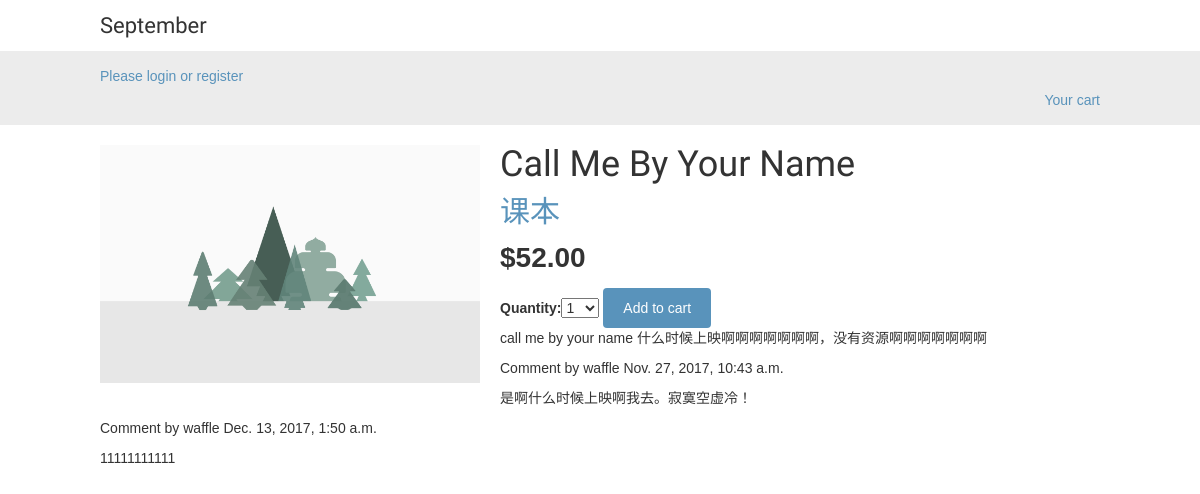
The app's page /1/call-me-your-name/ with its own data.
### shop/models.py (models this page shows, shortened)
class Product(models.Model):
    category = models.ForeignKey(Category, related_name='products')
    name = models.CharField(max_length=200, db_index=True)
    slug = models.SlugField(max_length=200, db_index=True)
    image = models.ImageField(upload_to='products/%Y/%m/%d', blank=True)
    description = models.TextField(blank=True)
    price = models.DecimalField(max_digits=10, decimal_places=2)
    stock = models.PositiveIntegerField()
    available = models.BooleanField(default=True)
    created = models.DateTimeField(auto_now_add=True)
    updated = models.DateTimeField(auto_now=True)
    class Meta:
        ordering = ('-created',)
        index_together = (('id', 'slug'),)

class Category(models.Model):
    name = models.CharField(max_length=200, db_index=True)
    slug = models.SlugField(max_length=200, db_index=True, unique=True)
    class Meta:
        ordering = ('name',)
        verbose_name = 'category'
        verbose_name_plural = 'categories'
    def __str__(self):
        return self.name
    def get_absolute_url(self):
        return reverse('shop:product_list_by_category', args=[self.slug])

### comment/models.py (models this page shows, shortened)
class Comment(models.Model):
	user=models.ForeignKey(User,related_name='comments')
	product=models.ForeignKey(Product,related_name='comments')
	body=models.TextField()
	publish=models.DateTimeField(auto_now_add=True)
	class Meta:
		ordering=('publish',)

### shop/views.py (the view)
# urls.py: url(r'^(?P<id>\d+)/(?P<slug>[-\w]+)/$', views.product_detail, name='product_detail'),
def product_detail(request, id, slug):
    product = get_object_or_404(Product, id=id, slug=slug, available=True)
    cart_product_form=CartAddProductForm()
    comments=product.comments.all()
    return render(request,
                  'shop/product/detail.html',
                  {'product': product,
                  'cart_product_form':cart_product_form,
                  'comments':comments})

### cart/forms.py
class CartAddProductForm(forms.Form):
    quantity = forms.TypedChoiceField(choices=PRODUCT_QUANTITY_CHOICES,
                                      coerce=int)

### shop/templates/shop/product/detail.html (shortened to what this page needs)
{% extends "shop/base.html" %}
{% load static %}
{% block content %}
    <div class="product-detail">
        <img src="{% if product.image %}{{product.image.url}}{% else %}{% static 'img/no_image.png' %}{% endif %}">
        <h1>{{product.name}}</h1>
        <h2><a href="{{product.category.get_absolute_url}}">{{product.category}}</a></h2>
        <p class="price">${{product.price}}</p>
        <form action="{% url 'cart:cart_add' product.id %}" method="post">
            {{cart_product_form}}
            <input type="submit" value="Add to cart">
        </form>
        {{product.description|linebreaks}}
    </div>
    <div class="comments">
        {% for comment in comments %}
        <div class="comment">
            <p class="info">
                Comment by {{comment.user.username}}
                {{comment.publish}}
            </p>
            {{comment.body|linebreaks}}
        </div>
        {% empty %}
            <p>There are no comments yet.</p>
    {% endfor %}
    </div>
{% endblock %}

### account/static/css/base.css (style rules this page uses)
body { margin:0; padding:0; font-family:helvetica, sans-serif; }
h1, h2, h3, h4, h5 , h6 { font-family: 'Ubuntu', sans-serif; font-weight:normal; }
a { text-decoration:none; color:#5993bb; }
a.button, input[type="submit"] { color:#fff; background:#5993bb; border-radius:4px; padding:10px 20px; font-size:14px; border:0; }
.product-detail { text-align:justify; }
.product-detail .price { color:#333; font-size:28px; font-weight:bold; }
.product-detail img { width:40%; float:left; padding:0 20px 20px 0; }
.product-detail h1 { margin-bottom:0; }
.product-detail h2 { margin-top:10px; }

### records on screen
Product: image (picture), name "Call Me By Your Name", category "课本", price "52.00", description "call me by your name 什么时候上映啊啊啊啊啊啊啊，没有资源啊啊啊啊啊啊啊"
Comment: user.username "waffle", publish "Nov. 27, 2017, 10:43 a.m.", body "是啊什么时候上映啊我去。寂寞空虚冷！"
Comment: user.username "waffle", publish "Dec. 13, 2017, 1:50 a.m.", body "11111111111"
